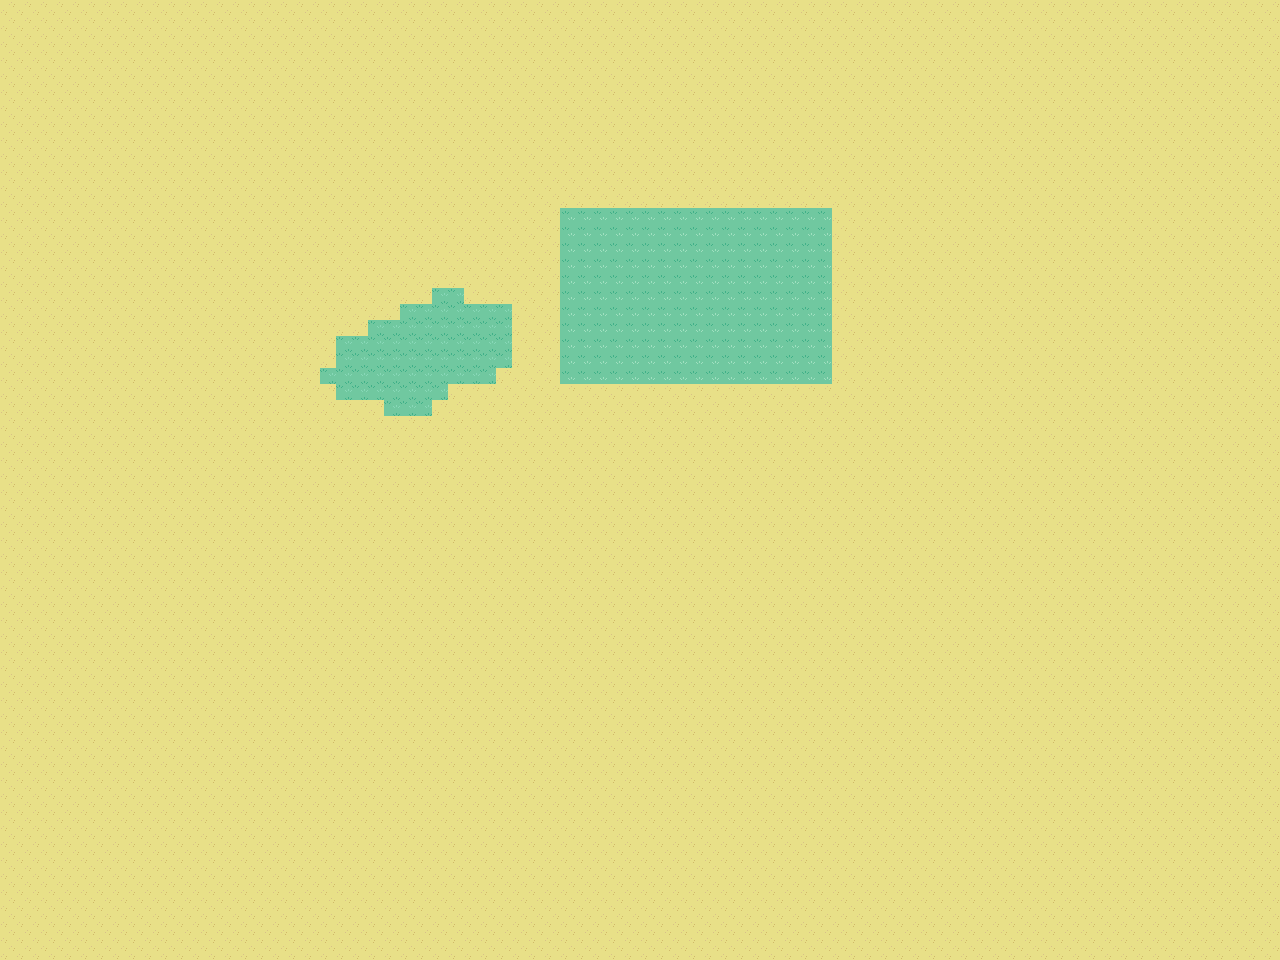

The image is a tile-based game level rendered from a .tmx file. Its description and source (layers, tilesets, objects; grid data summarised) follow:
An orthogonal 80x60 tile map with 16x16 px tiles, 1 tile layer (Tile Layer 1).

<map version="1.10" tiledversion="1.10.2" orientation="orthogonal" renderorder="right-down" width="80" height="60" tilewidth="16" tileheight="16" infinite="0" nextlayerid="2" nextobjectid="1">
 <tileset firstgid="1" source="tileset.tsx" />
 <layer id="1" name="Tile Layer 1" width="80" height="60">
  <data>[4800 cells, 4800 non-empty, 3 distinct tile ids]</data>
 </layer>
</map>
